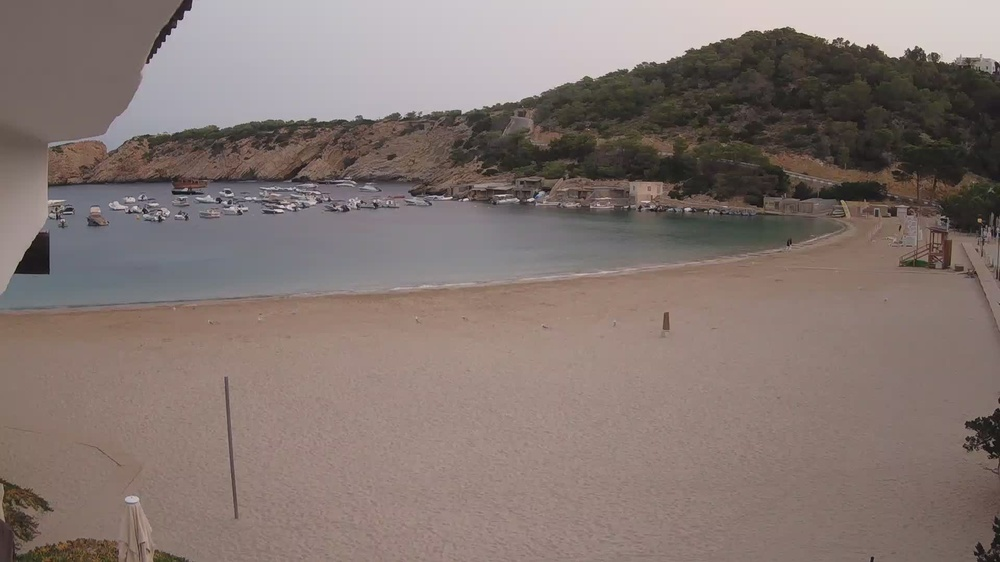
#> input picture data/raw/1660366800.jpg, 1000 x 562 px, shrunk from 1920 x 1080 before the run
$ python -i hue_subtraction.py   (imports and definitions only)
#> lines starting #> are read from the running program, lines starting #| are printed output that depends on the picture; after the words box and inside, x2 and y2 are one past the last pixel; in counts of white or black regions, pixels touching at a corner belong together
#> further down, picture is the input picture: shape (562, 1000, 3); mean B, G, R 113.2, 117.8, 131.5
"""HSV-based background subtraction utilities."""

import cv2
import numpy as np


def subtract_hue_channel(
    img_bgr: np.ndarray,
    bg_bgr: np.ndarray
) -> np.ndarray:
    """
    Subtract hue channel of background from image, keeping original S and V.

    Args:
        img_bgr: Current image in BGR format
        bg_bgr: Background image in BGR format

    Returns:
        Subtracted image in BGR format
    """
    img_hsv = cv2.cvtColor(img_bgr, cv2.COLOR_BGR2HSV)
    bg_hsv = cv2.cvtColor(bg_bgr, cv2.COLOR_BGR2HSV)

    # Subtract only hue channel
    h_sub = img_hsv[:, :, 0] - bg_hsv[:, :, 0]

    # Merge with original S and V channels
    subtracted_hsv = cv2.merge([
        h_sub,
        img_hsv[:, :, 1],   # original S
        img_hsv[:, :, 2]    # original V
    ])

    # Convert back to BGR
    subtracted_bgr = cv2.cvtColor(subtracted_hsv, cv2.COLOR_HSV2BGR)
    return subtracted_bgr


def otsu_threshold(
    img_bgr: np.ndarray,
    blur_kernel: int = 5,
    invert: bool = False
) -> tuple[np.ndarray, float]:
    """
    Apply Otsu's automatic thresholding.

    Args:
        img_bgr: Input image in BGR format
        blur_kernel: Gaussian blur kernel size (must be odd)
        invert: Whether to invert the thresholded result

    Returns:
        Tuple of (thresholded binary image, calculated threshold value)
    """
#> called with blur_kernel = 5, invert = False
    img_gray = cv2.cvtColor(img_bgr, cv2.COLOR_BGR2GRAY)
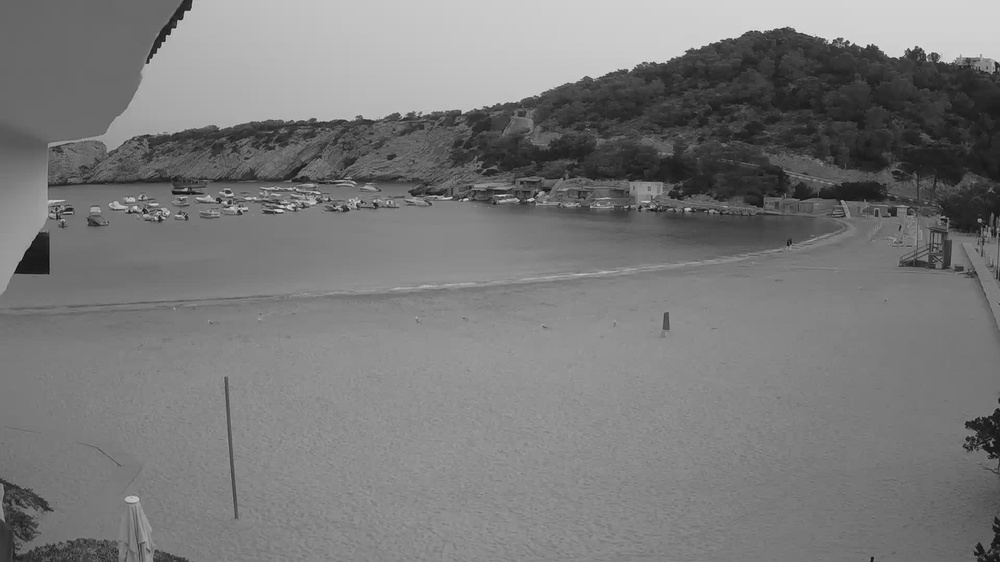
#> img_gray: shape (562, 1000); min 10, max 226, mean 121.4
    img_blurred = cv2.GaussianBlur(img_gray, (blur_kernel, blur_kernel), 0)

    threshold_val, otsu_thresh = cv2.threshold(
        img_blurred, 0, 255, cv2.THRESH_BINARY + cv2.THRESH_OTSU
    )
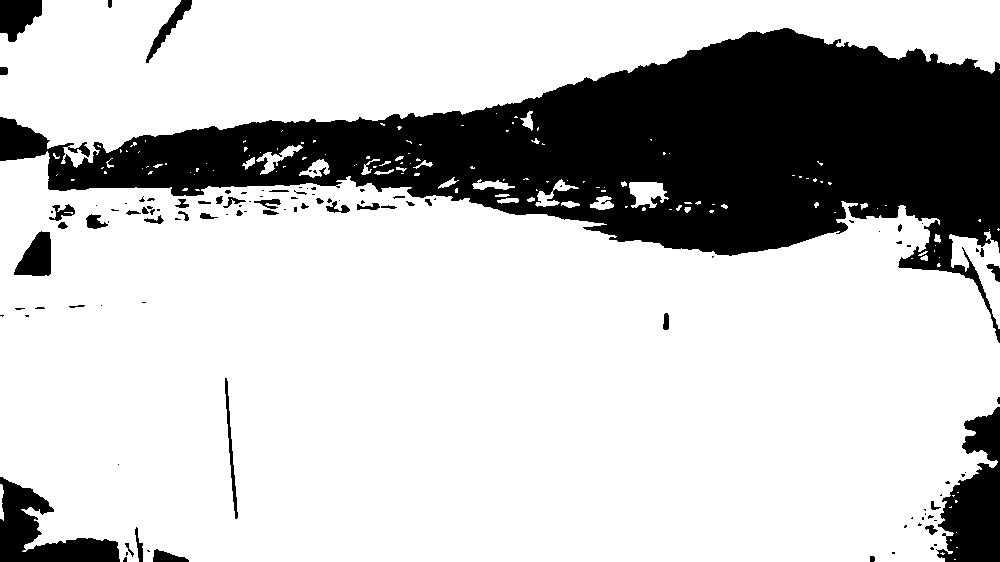
#> otsu_thresh: shape (562, 1000); 76.5% white; 112 black regions (67 under 20 px), largest, box (x1, y1, x2, y2) and area: (0, 28, 1000, 343) 114828, (936, 407, 1000, 562) 6078, (0, 477, 120, 562) 4507
#> threshold_val = 102

    if invert:
        otsu_thresh = 255 - otsu_thresh

    return otsu_thresh, threshold_val

>>> import cv2
>>> picture = cv2.imread('../data/raw/1660366800.jpg')
>>> result = otsu_threshold(picture)

$ run again, on data/raw/1660370400.jpg
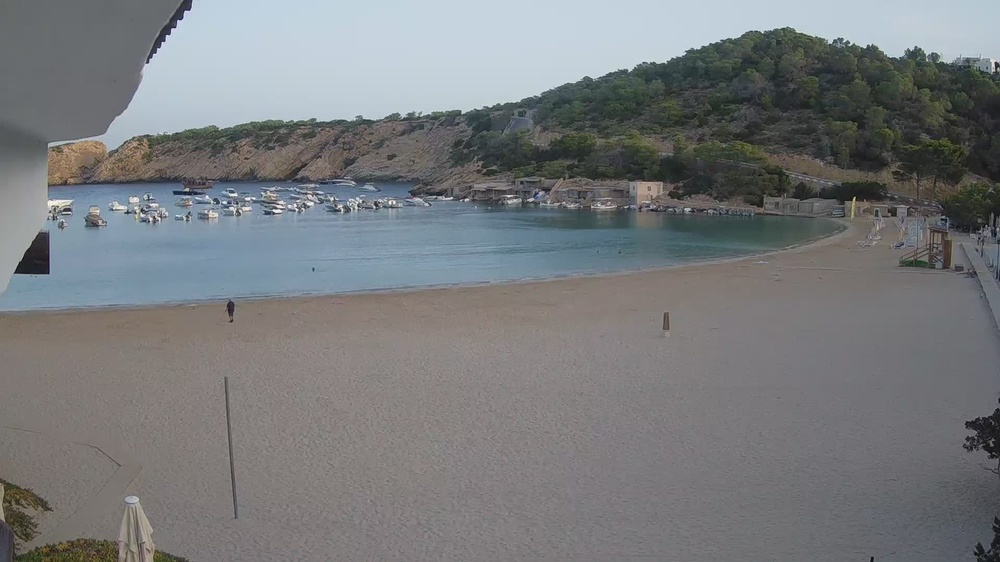
#> input picture data/raw/1660370400.jpg, 1000 x 562 px, shrunk from 1920 x 1080 before the run
#> picture is the input picture: shape (562, 1000, 3); mean B, G, R 124.3, 122.3, 119.9
#> in otsu_threshold, `img_gray = cv2.cvtColor(img_bgr, cv2.COLOR_BGR2GRAY)`:
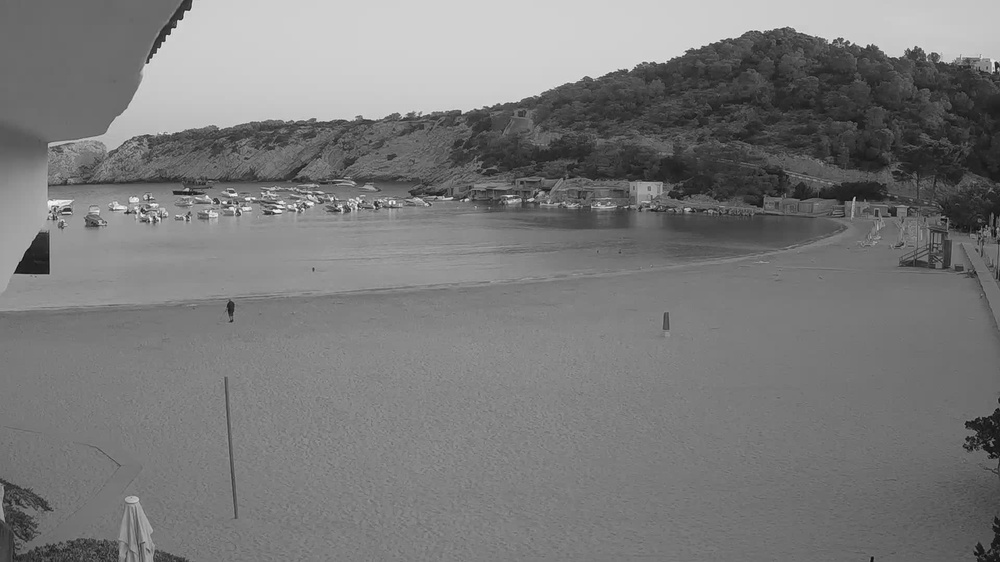
#> img_gray: shape (562, 1000); min 9, max 251, mean 121.8
#> in otsu_threshold, `threshold_val, otsu_thresh = cv2.threshold( img_blurred, 0, 255, cv2.T..`:
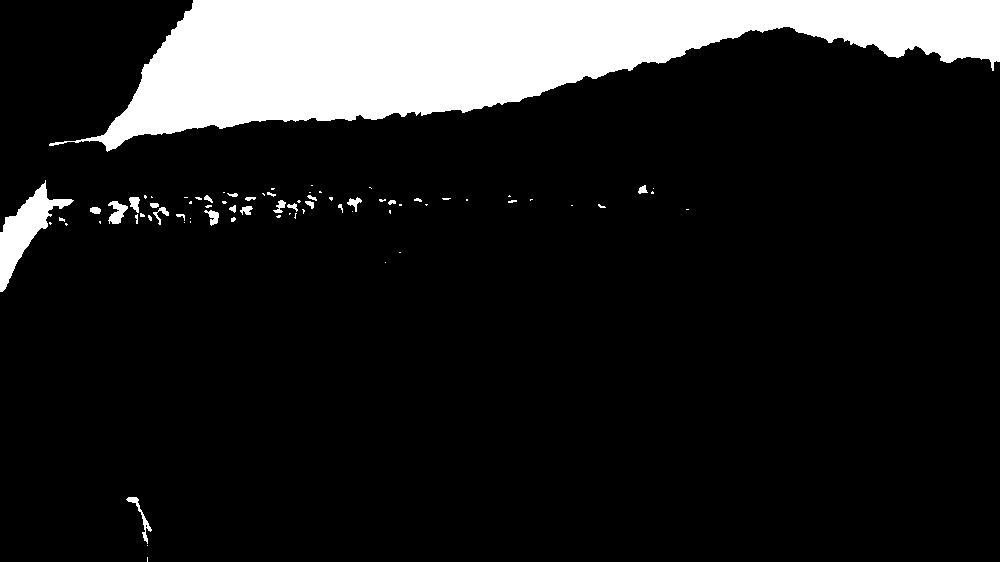
#> otsu_thresh: shape (562, 1000); 13.5% white; 75 white regions (48 under 20 px), largest, box (x1, y1, x2, y2) and area: (49, 0, 1000, 152) 71318, (0, 180, 74, 292) 2626, (108, 201, 128, 224) 262
#> threshold_val = 155

$ run again, on data/raw/1660374000.jpg
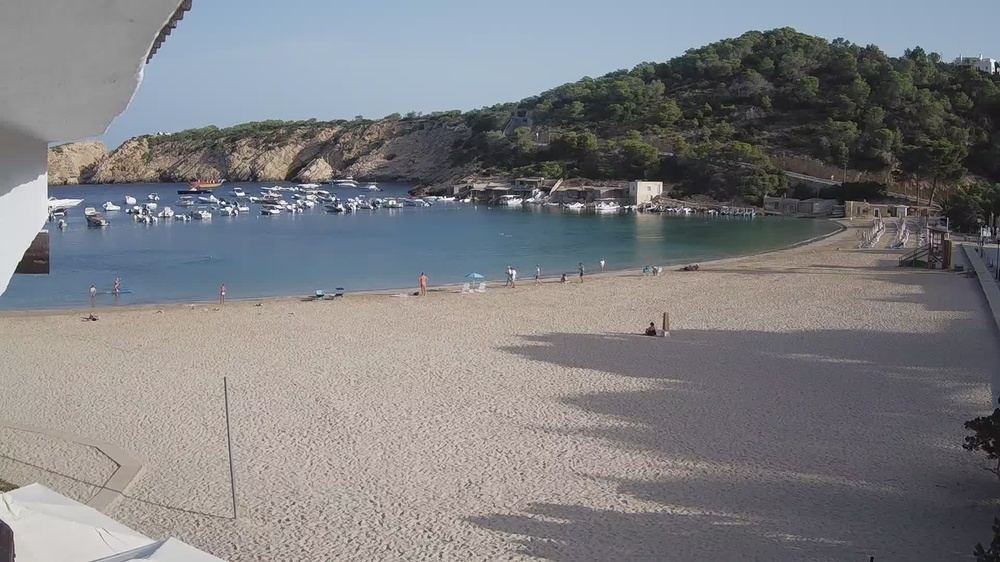
#> input picture data/raw/1660374000.jpg, 1000 x 562 px, shrunk from 1920 x 1080 before the run
#> picture is the input picture: shape (562, 1000, 3); mean B, G, R 129, 126.2, 126
#> in otsu_threshold, `img_gray = cv2.cvtColor(img_bgr, cv2.COLOR_BGR2GRAY)`:
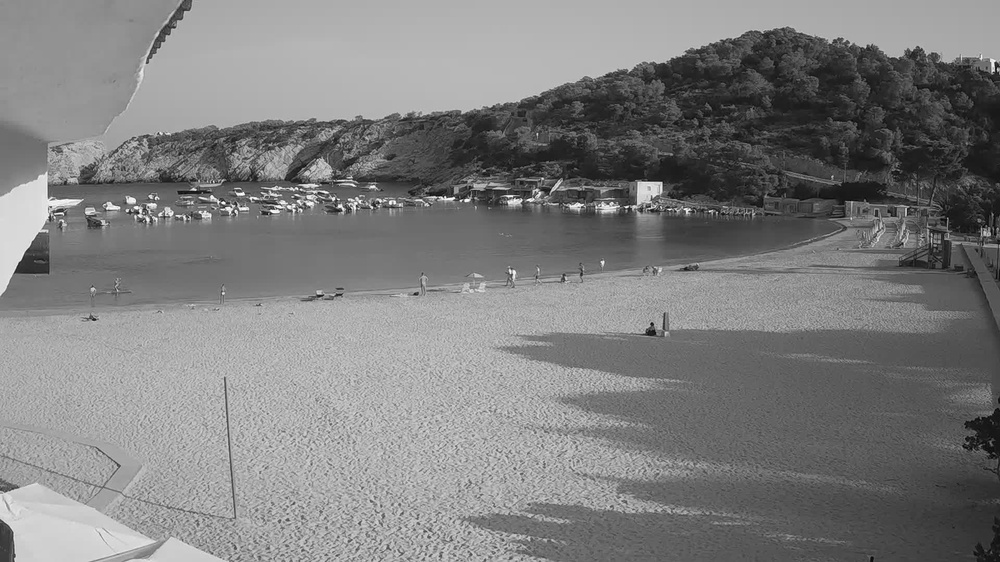
#> img_gray: shape (562, 1000); min 2, max 254, mean 126.5
#> in otsu_threshold, `threshold_val, otsu_thresh = cv2.threshold( img_blurred, 0, 255, cv2.T..`:
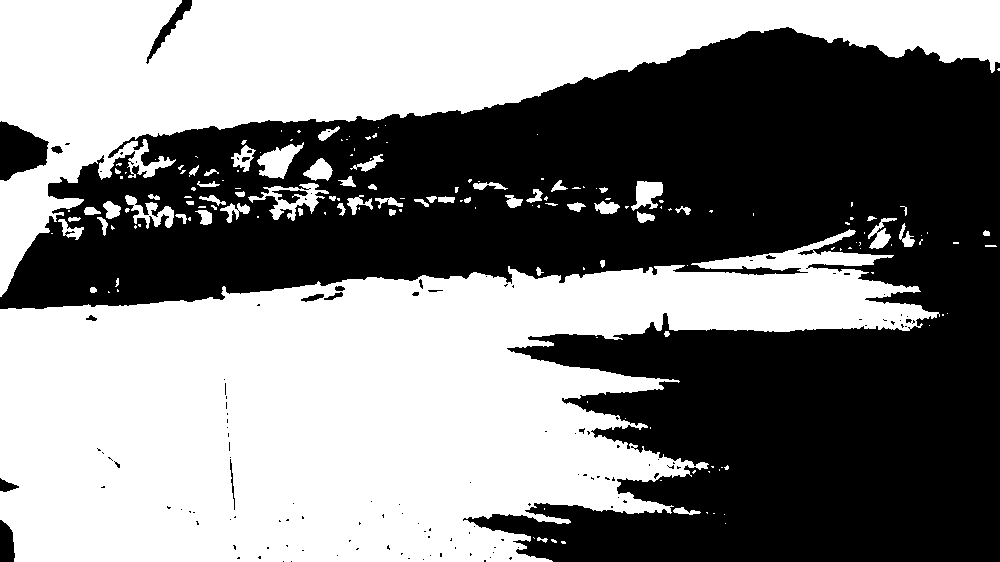
#> otsu_thresh: shape (562, 1000); 51.4% white; 132 black regions (115 under 20 px), largest, box (x1, y1, x2, y2) and area: (0, 27, 1000, 562) 268600, (0, 121, 49, 181) 1961, (146, 0, 192, 64) 572
#> threshold_val = 125
